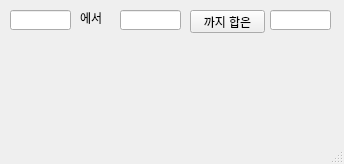
<?xml version="1.0" encoding="UTF-8"?>
<ui version="4.0">
 <class>MainWindow</class>
 <widget class="QMainWindow" name="MainWindow">
  <property name="geometry">
   <rect>
    <x>0</x>
    <y>0</y>
    <width>344</width>
    <height>164</height>
   </rect>
  </property>
  <property name="windowTitle">
   <string>MainWindow</string>
  </property>
  <widget class="QWidget" name="centralwidget">
   <widget class="QLineEdit" name="le1">
    <property name="geometry">
     <rect>
      <x>10</x>
      <y>10</y>
      <width>61</width>
      <height>20</height>
     </rect>
    </property>
   </widget>
   <widget class="QLabel" name="lbl">
    <property name="geometry">
     <rect>
      <x>80</x>
      <y>10</y>
      <width>41</width>
      <height>16</height>
     </rect>
    </property>
    <property name="text">
     <string>에서</string>
    </property>
   </widget>
   <widget class="QLineEdit" name="le2">
    <property name="geometry">
     <rect>
      <x>120</x>
      <y>10</y>
      <width>61</width>
      <height>20</height>
     </rect>
    </property>
   </widget>
   <widget class="QPushButton" name="pb">
    <property name="geometry">
     <rect>
      <x>190</x>
      <y>10</y>
      <width>75</width>
      <height>23</height>
     </rect>
    </property>
    <property name="text">
     <string>까지 합은</string>
    </property>
   </widget>
   <widget class="QLineEdit" name="le3">
    <property name="geometry">
     <rect>
      <x>270</x>
      <y>10</y>
      <width>61</width>
      <height>20</height>
     </rect>
    </property>
   </widget>
  </widget>
  <widget class="QMenuBar" name="menubar">
   <property name="geometry">
    <rect>
     <x>0</x>
     <y>0</y>
     <width>344</width>
     <height>21</height>
    </rect>
   </property>
  </widget>
  <widget class="QStatusBar" name="statusbar"/>
 </widget>
 <resources/>
 <connections/>
</ui>
